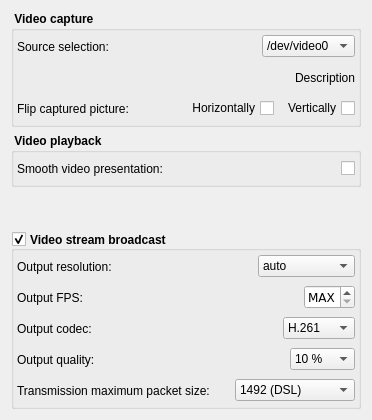
       <widget class="QWidget" name="mVideo">
        <layout class="QVBoxLayout" name="verticalLayout_19">
         <item>
          <widget class="QGroupBox" name="mGrpDevices">
           <property name="minimumSize">
            <size>
             <width>0</width>
             <height>0</height>
            </size>
           </property>
           <property name="maximumSize">
            <size>
             <width>16777215</width>
             <height>16777215</height>
            </size>
           </property>
           <property name="font">
            <font>
             <weight>75</weight>
             <bold>true</bold>
            </font>
           </property>
           <property name="title">
            <string> Video capture </string>
           </property>
           <property name="flat">
            <bool>false</bool>
           </property>
           <layout class="QVBoxLayout" name="verticalLayout_4">
            <property name="margin">
             <number>3</number>
            </property>
            <item>
             <layout class="QHBoxLayout" name="horizontalLayout_8">
              <item>
               <widget class="QLabel" name="mLbVideoSource">
                <property name="minimumSize">
                 <size>
                  <width>160</width>
                  <height>25</height>
                 </size>
                </property>
                <property name="maximumSize">
                 <size>
                  <width>160</width>
                  <height>25</height>
                 </size>
                </property>
                <property name="font">
                 <font>
                  <weight>50</weight>
                  <bold>false</bold>
                 </font>
                </property>
                <property name="text">
                 <string>Source selection:</string>
                </property>
               </widget>
              </item>
              <item>
               <spacer name="horizontalSpacer_8">
                <property name="orientation">
                 <enum>Qt::Horizontal</enum>
                </property>
                <property name="sizeHint" stdset="0">
                 <size>
                  <width>13</width>
                  <height>20</height>
                 </size>
                </property>
               </spacer>
              </item>
              <item>
               <widget class="QComboBox" name="mCbVideoSource">
                <property name="maximumSize">
                 <size>
                  <width>800</width>
                  <height>16777215</height>
                 </size>
                </property>
                <property name="font">
                 <font>
                  <weight>50</weight>
                  <bold>false</bold>
                 </font>
                </property>
                <property name="currentIndex">
                 <number>0</number>
                </property>
                <item>
                 <property name="text">
                  <string>/dev/video0</string>
                 </property>
                </item>
               </widget>
              </item>
             </layout>
            </item>
            <item>
             <layout class="QHBoxLayout" name="horizontalLayout_21">
              <item>
               <spacer name="horizontalSpacer_21">
                <property name="orientation">
                 <enum>Qt::Horizontal</enum>
                </property>
                <property name="sizeType">
                 <enum>QSizePolicy::MinimumExpanding</enum>
                </property>
                <property name="sizeHint" stdset="0">
                 <size>
                  <width>5</width>
                  <height>25</height>
                 </size>
                </property>
               </spacer>
              </item>
              <item>
               <widget class="QLabel" name="label_3">
                <property name="minimumSize">
                 <size>
                  <width>20</width>
                  <height>20</height>
                 </size>
                </property>
                <property name="maximumSize">
                 <size>
                  <width>20</width>
                  <height>20</height>
                 </size>
                </property>
                <property name="text">
                 <string/>
                </property>
                <property name="textFormat">
                 <enum>Qt::PlainText</enum>
                </property>
                <property name="pixmap">
                 <pixmap resource="../../resources/Icons.qrc">:/images/HardwareInfo.png</pixmap>
                </property>
                <property name="scaledContents">
                 <bool>true</bool>
                </property>
               </widget>
              </item>
              <item>
               <widget class="QLabel" name="mLbVideoSourceInfo">
                <property name="sizePolicy">
                 <sizepolicy hsizetype="Preferred" vsizetype="Preferred">
                  <horstretch>0</horstretch>
                  <verstretch>0</verstretch>
                 </sizepolicy>
                </property>
                <property name="font">
                 <font>
                  <weight>50</weight>
                  <bold>false</bold>
                 </font>
                </property>
                <property name="text">
                 <string>Description</string>
                </property>
                <property name="alignment">
                 <set>Qt::AlignRight|Qt::AlignTrailing|Qt::AlignVCenter</set>
                </property>
               </widget>
              </item>
             </layout>
            </item>
            <item>
             <layout class="QHBoxLayout" name="horizontalLayout_5">
              <item>
               <widget class="QLabel" name="mLbVideoSink">
                <property name="minimumSize">
                 <size>
                  <width>160</width>
                  <height>25</height>
                 </size>
                </property>
                <property name="maximumSize">
                 <size>
                  <width>160</width>
                  <height>25</height>
                 </size>
                </property>
                <property name="font">
                 <font>
                  <weight>50</weight>
                  <bold>false</bold>
                 </font>
                </property>
                <property name="text">
                 <string>Flip captured picture:</string>
                </property>
               </widget>
              </item>
              <item>
               <spacer name="horizontalSpacer_4">
                <property name="orientation">
                 <enum>Qt::Horizontal</enum>
                </property>
                <property name="sizeType">
                 <enum>QSizePolicy::MinimumExpanding</enum>
                </property>
                <property name="sizeHint" stdset="0">
                 <size>
                  <width>2</width>
                  <height>20</height>
                 </size>
                </property>
               </spacer>
              </item>
              <item>
               <widget class="QCheckBox" name="mCbHFlip">
                <property name="font">
                 <font>
                  <weight>50</weight>
                  <bold>false</bold>
                 </font>
                </property>
                <property name="layoutDirection">
                 <enum>Qt::RightToLeft</enum>
                </property>
                <property name="text">
                 <string>Horizontally</string>
                </property>
                <property name="autoExclusive">
                 <bool>false</bool>
                </property>
               </widget>
              </item>
              <item>
               <spacer name="horizontalSpacer_25">
                <property name="orientation">
                 <enum>Qt::Horizontal</enum>
                </property>
                <property name="sizeType">
                 <enum>QSizePolicy::Preferred</enum>
                </property>
                <property name="sizeHint" stdset="0">
                 <size>
                  <width>2</width>
                  <height>20</height>
                 </size>
                </property>
               </spacer>
              </item>
              <item>
               <widget class="QCheckBox" name="mCbVFlip">
                <property name="font">
                 <font>
                  <weight>50</weight>
                  <bold>false</bold>
                 </font>
                </property>
                <property name="layoutDirection">
                 <enum>Qt::RightToLeft</enum>
                </property>
                <property name="text">
                 <string>Vertically</string>
                </property>
                <property name="autoExclusive">
                 <bool>false</bool>
                </property>
               </widget>
              </item>
             </layout>
            </item>
           </layout>
          </widget>
         </item>
         <item>
          <widget class="QGroupBox" name="groupBox_3">
           <property name="maximumSize">
            <size>
             <width>16777215</width>
             <height>510</height>
            </size>
           </property>
           <property name="font">
            <font>
             <weight>75</weight>
             <bold>true</bold>
            </font>
           </property>
           <property name="title">
            <string> Video playback </string>
           </property>
           <layout class="QVBoxLayout" name="verticalLayout">
            <property name="margin">
             <number>3</number>
            </property>
            <item>
             <layout class="QHBoxLayout" name="horizontalLayout_15">
              <item>
               <widget class="QLabel" name="mLbSmoothVideoPresentation">
                <property name="minimumSize">
                 <size>
                  <width>210</width>
                  <height>25</height>
                 </size>
                </property>
                <property name="maximumSize">
                 <size>
                  <width>210</width>
                  <height>25</height>
                 </size>
                </property>
                <property name="font">
                 <font>
                  <weight>50</weight>
                  <bold>false</bold>
                 </font>
                </property>
                <property name="text">
                 <string>Smooth video presentation:</string>
                </property>
               </widget>
              </item>
              <item>
               <spacer name="horizontalSpacer_24">
                <property name="orientation">
                 <enum>Qt::Horizontal</enum>
                </property>
                <property name="sizeHint" stdset="0">
                 <size>
                  <width>40</width>
                  <height>20</height>
                 </size>
                </property>
               </spacer>
              </item>
              <item>
               <widget class="QCheckBox" name="mCbSmoothVideoPresentation">
                <property name="text">
                 <string/>
                </property>
               </widget>
              </item>
             </layout>
            </item>
           </layout>
          </widget>
         </item>
         <item>
          <spacer name="verticalSpacer_2">
           <property name="orientation">
            <enum>Qt::Vertical</enum>
           </property>
           <property name="sizeType">
            <enum>QSizePolicy::MinimumExpanding</enum>
           </property>
           <property name="sizeHint" stdset="0">
            <size>
             <width>17</width>
             <height>38</height>
            </size>
           </property>
          </spacer>
         </item>
         <item>
          <widget class="QGroupBox" name="mGrpVideo">
           <property name="font">
            <font>
             <weight>75</weight>
             <bold>true</bold>
            </font>
           </property>
           <property name="title">
            <string>Video stream broadcast</string>
           </property>
           <property name="alignment">
            <set>Qt::AlignLeading|Qt::AlignLeft|Qt::AlignVCenter</set>
           </property>
           <property name="flat">
            <bool>false</bool>
           </property>
           <property name="checkable">
            <bool>true</bool>
           </property>
           <layout class="QVBoxLayout" name="verticalLayout_5">
            <property name="margin">
             <number>3</number>
            </property>
            <item>
             <layout class="QHBoxLayout" name="horizontalLayout_4">
              <item>
               <widget class="QLabel" name="mLbVideoResolution">
                <property name="minimumSize">
                 <size>
                  <width>210</width>
                  <height>25</height>
                 </size>
                </property>
                <property name="maximumSize">
                 <size>
                  <width>210</width>
                  <height>25</height>
                 </size>
                </property>
                <property name="font">
                 <font>
                  <weight>50</weight>
                  <bold>false</bold>
                 </font>
                </property>
                <property name="text">
                 <string>Output resolution:</string>
                </property>
               </widget>
              </item>
              <item>
               <spacer name="horizontalSpacer_3">
                <property name="orientation">
                 <enum>Qt::Horizontal</enum>
                </property>
                <property name="sizeHint" stdset="0">
                 <size>
                  <width>2</width>
                  <height>20</height>
                 </size>
                </property>
               </spacer>
              </item>
              <item>
               <widget class="QComboBox" name="mCbVideoResolution">
                <property name="font">
                 <font>
                  <weight>50</weight>
                  <bold>false</bold>
                 </font>
                </property>
                <property name="currentIndex">
                 <number>0</number>
                </property>
                <item>
                 <property name="text">
                  <string>auto</string>
                 </property>
                </item>
                <item>
                 <property name="text">
                  <string>128 * 96</string>
                 </property>
                </item>
                <item>
                 <property name="text">
                  <string>176 * 144</string>
                 </property>
                </item>
                <item>
                 <property name="text">
                  <string>352 * 288</string>
                 </property>
                </item>
                <item>
                 <property name="text">
                  <string>704 * 576</string>
                 </property>
                </item>
                <item>
                 <property name="text">
                  <string>720 * 576</string>
                 </property>
                </item>
                <item>
                 <property name="text">
                  <string>1056 * 864</string>
                 </property>
                </item>
                <item>
                 <property name="text">
                  <string>1280 * 720</string>
                 </property>
                </item>
                <item>
                 <property name="text">
                  <string>1408 * 1152</string>
                 </property>
                </item>
                <item>
                 <property name="text">
                  <string>1920 * 1080</string>
                 </property>
                </item>
               </widget>
              </item>
             </layout>
            </item>
            <item>
             <layout class="QHBoxLayout" name="_2">
              <item>
               <widget class="QLabel" name="mLbVideoFps">
                <property name="minimumSize">
                 <size>
                  <width>210</width>
                  <height>25</height>
                 </size>
                </property>
                <property name="maximumSize">
                 <size>
                  <width>210</width>
                  <height>25</height>
                 </size>
                </property>
                <property name="font">
                 <font>
                  <weight>50</weight>
                  <bold>false</bold>
                 </font>
                </property>
                <property name="text">
                 <string>Output FPS:</string>
                </property>
               </widget>
              </item>
              <item>
               <spacer name="horizontalSpacer_35">
                <property name="orientation">
                 <enum>Qt::Horizontal</enum>
                </property>
                <property name="sizeType">
                 <enum>QSizePolicy::MinimumExpanding</enum>
                </property>
                <property name="sizeHint" stdset="0">
                 <size>
                  <width>5</width>
                  <height>20</height>
                 </size>
                </property>
               </spacer>
              </item>
              <item>
               <widget class="QSpinBox" name="mSbVideoFps">
                <property name="minimumSize">
                 <size>
                  <width>50</width>
                  <height>0</height>
                 </size>
                </property>
                <property name="font">
                 <font>
                  <family>Bitstream Vera Sans</family>
                  <weight>50</weight>
                  <bold>false</bold>
                 </font>
                </property>
                <property name="specialValueText">
                 <string>MAX</string>
                </property>
                <property name="minimum">
                 <number>0</number>
                </property>
                <property name="maximum">
                 <number>50</number>
                </property>
                <property name="value">
                 <number>0</number>
                </property>
               </widget>
              </item>
             </layout>
            </item>
            <item>
             <layout class="QHBoxLayout" name="horizontalLayout_2">
              <item>
               <widget class="QLabel" name="mLbVideoCodec">
                <property name="minimumSize">
                 <size>
                  <width>210</width>
                  <height>25</height>
                 </size>
                </property>
                <property name="maximumSize">
                 <size>
                  <width>210</width>
                  <height>25</height>
                 </size>
                </property>
                <property name="font">
                 <font>
                  <weight>50</weight>
                  <bold>false</bold>
                 </font>
                </property>
                <property name="text">
                 <string>Output codec:</string>
                </property>
               </widget>
              </item>
              <item>
               <spacer name="horizontalSpacer">
                <property name="orientation">
                 <enum>Qt::Horizontal</enum>
                </property>
                <property name="sizeHint" stdset="0">
                 <size>
                  <width>2</width>
                  <height>20</height>
                 </size>
                </property>
               </spacer>
              </item>
              <item>
               <widget class="QComboBox" name="mCbVideoCodec">
                <property name="font">
                 <font>
                  <weight>50</weight>
                  <bold>false</bold>
                 </font>
                </property>
                <property name="currentIndex">
                 <number>0</number>
                </property>
                <item>
                 <property name="text">
                  <string>H.261</string>
                 </property>
                </item>
                <item>
                 <property name="text">
                  <string>H.263</string>
                 </property>
                </item>
                <item>
                 <property name="text">
                  <string>H.263+</string>
                 </property>
                </item>
                <item>
                 <property name="text">
                  <string>H.264</string>
                 </property>
                </item>
                <item>
                 <property name="text">
                  <string>MPEG4</string>
                 </property>
                </item>
               </widget>
              </item>
             </layout>
            </item>
            <item>
             <layout class="QHBoxLayout" name="horizontalLayout_3">
              <item>
               <widget class="QLabel" name="mLbVideoQuality">
                <property name="minimumSize">
                 <size>
                  <width>210</width>
                  <height>25</height>
                 </size>
                </property>
                <property name="maximumSize">
                 <size>
                  <width>210</width>
                  <height>25</height>
                 </size>
                </property>
                <property name="font">
                 <font>
                  <weight>50</weight>
                  <bold>false</bold>
                 </font>
                </property>
                <property name="text">
                 <string>Output quality:</string>
                </property>
               </widget>
              </item>
              <item>
               <spacer name="horizontalSpacer_2">
                <property name="orientation">
                 <enum>Qt::Horizontal</enum>
                </property>
                <property name="sizeHint" stdset="0">
                 <size>
                  <width>2</width>
                  <height>20</height>
                 </size>
                </property>
               </spacer>
              </item>
              <item>
               <widget class="QComboBox" name="mCbVideoQuality">
                <property name="font">
                 <font>
                  <weight>50</weight>
                  <bold>false</bold>
                 </font>
                </property>
                <property name="currentIndex">
                 <number>0</number>
                </property>
                <item>
                 <property name="text">
                  <string>10 %</string>
                 </property>
                </item>
                <item>
                 <property name="text">
                  <string>20 %</string>
                 </property>
                </item>
                <item>
                 <property name="text">
                  <string>30 %</string>
                 </property>
                </item>
                <item>
                 <property name="text">
                  <string>40 %</string>
                 </property>
                </item>
                <item>
                 <property name="text">
                  <string>50 %</string>
                 </property>
                </item>
                <item>
                 <property name="text">
                  <string>60 %</string>
                 </property>
                </item>
                <item>
                 <property name="text">
                  <string>70 %</string>
                 </property>
                </item>
                <item>
                 <property name="text">
                  <string>80 %</string>
                 </property>
                </item>
                <item>
                 <property name="text">
                  <string>90 %</string>
                 </property>
                </item>
                <item>
                 <property name="text">
                  <string>100 %</string>
                 </property>
                </item>
               </widget>
              </item>
             </layout>
            </item>
            <item>
             <layout class="QHBoxLayout" name="horizontalLayout_16">
              <item>
               <widget class="QLabel" name="mLbVideoMaxPacketSize">
                <property name="minimumSize">
                 <size>
                  <width>210</width>
                  <height>25</height>
                 </size>
                </property>
                <property name="maximumSize">
                 <size>
                  <width>210</width>
                  <height>25</height>
                 </size>
                </property>
                <property name="font">
                 <font>
                  <weight>50</weight>
                  <bold>false</bold>
                 </font>
                </property>
                <property name="text">
                 <string>Transmission maximum packet size:</string>
                </property>
               </widget>
              </item>
              <item>
               <spacer name="horizontalSpacer_16">
                <property name="orientation">
                 <enum>Qt::Horizontal</enum>
                </property>
                <property name="sizeHint" stdset="0">
                 <size>
                  <width>2</width>
                  <height>20</height>
                 </size>
                </property>
               </spacer>
              </item>
              <item>
               <widget class="QComboBox" name="mCbVideoMaxPacketSize">
                <property name="font">
                 <font>
                  <weight>50</weight>
                  <bold>false</bold>
                 </font>
                </property>
                <property name="currentIndex">
                 <number>3</number>
                </property>
                <item>
                 <property name="text">
                  <string>256 (Small)</string>
                 </property>
                </item>
                <item>
                 <property name="text">
                  <string>576 (IPv4 path)</string>
                 </property>
                </item>
                <item>
                 <property name="text">
                  <string>1280 (IPv6 path)</string>
                 </property>
                </item>
                <item>
                 <property name="text">
                  <string>1492 (DSL)</string>
                 </property>
                </item>
                <item>
                 <property name="text">
                  <string>1500 (Eth)</string>
                 </property>
                </item>
                <item>
                 <property name="text">
                  <string>4464 (T-Ring)</string>
                 </property>
                </item>
                <item>
                 <property name="text">
                  <string>4500 (FDDI)</string>
                 </property>
                </item>
                <item>
                 <property name="text">
                  <string>6000 (Jumbo)</string>
                 </property>
                </item>
               </widget>
              </item>
             </layout>
            </item>
           </layout>
          </widget>
         </item>
        </layout>
       </widget>
